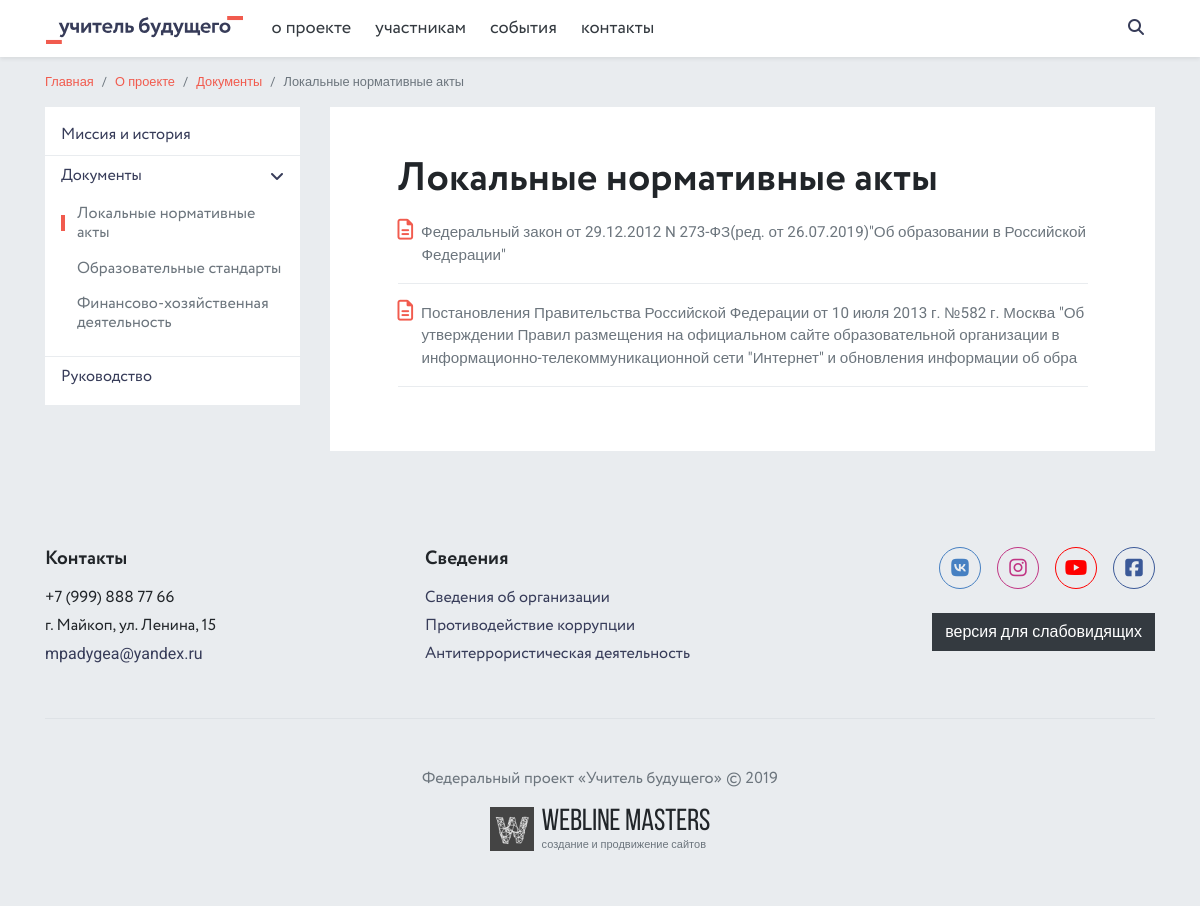
The page /documents/lokalnye-normativnye-akty/ on the database its author committed.
### documents/models.py (models this page shows, shortened)
class DocumentCategory(SEO):
    title = models.CharField(max_length=250, unique=True, verbose_name='Название')
    is_active = models.BooleanField(default=True, verbose_name='Показывать на сайте')
    slug = models.SlugField(max_length=250, verbose_name='Slug', unique=True)
    def get_absolute_url(self):
        return reverse('document_category', args=[self.slug])
    class Meta:
        verbose_name = 'Категория документов'
        verbose_name_plural = 'Категории документов'

class Document(models.Model):
    category = models.ForeignKey(DocumentCategory, on_delete=models.CASCADE, verbose_name='Категория', related_name='documents')
    name = models.CharField(max_length=500, verbose_name='Название документа', unique=True)
    def get_document_url(self, filename):
        ext = filename.split('.')[-1]
        filename = '{0}.{1}'.format(uuid1(), ext)
        return 'documents/{0}/{1}'.format(self.category.slug, filename)
    document = models.FileField(upload_to=get_document_url, max_length=100, verbose_name='Файл')
    class Meta:
        verbose_name = 'Документ'
        verbose_name_plural = 'Документы'

### documents/views.py (the view)
# urls.py: path('<document_category_slug>/', views.DocumentCategoryView.as_view(), name='document_category'),
class DocumentCategoryView(View):
    def get(self, request, document_category_slug):
        document_category = get_object_or_404(DocumentCategory, slug=document_category_slug, is_active=True)
        document_categories = DocumentCategory.objects.filter(is_active=True)
        context = {
            'document_category': document_category,
            'document_categories': document_categories,
        }
        return render(request, 'documents/document_category.html', context)

### core/context_processors.py (called while the page is built)
def context_info(request):
    phone = Phone.objects.first()
    address = Address.objects.first()
    email = Email.objects.first()
    socials = Social.objects.all()
    main_doc_category = DocumentCategory.objects.filter(is_active=True).first()
    context = {
        'phone': phone,
        'address': address,
        'email': email,
        'socials': socials,
        'main_doc_category': main_doc_category,
    }
    return context

### templates/documents/document_category.html (shortened to what this page needs)
{% extends 'base.html' %}
{% block content %}
<main role="main">
    <div class="container">
        <div class="d-flex flex-column flex-md-row justify-content-between align-items-md-center mb-3 mb-md-0">
            <ol class="breadcrumb small">
                <li class="breadcrumb-item"><a href="{% url 'index' %}">Главная</a></li>
                <li class="breadcrumb-item"><a href="content.html">О проекте</a></li>
                <li class="breadcrumb-item"><a href="{{ main_doc_category.get_absolute_url }}">Документы</a></li>
                <li class="breadcrumb-item active">Локальные нормативные акты</li>
            </ol>
        </div>
        <div class="row">
            <div class="col-lg-3">
                <div class="bg-white py-2 d-none d-lg-block">
                    <ul class="list-unstyled side-menu m-0">
                        <li class="border-bottom font-2"><a href="content.html" class="text-secondary py-2 px-3 d-block">Миссия и история</a></li>
                        <li class="border-bottom font-2 sub"><a href="{{ main_doc_category.get_absolute_url }}" class="text-secondary py-2 px-3 d-block">Документы<i class="fas fa-angle-down"></i></a>
                            <ul class="list-unstyled pb-3 pl-3">
                                {% for item in document_categories %}
                                    <li><a href="{{ item.get_absolute_url }}" class="text-muted py-2 px-3 d-block {% if item == document_category %}active{% endif %}">{{ item.title }}</a></li>
                                {% endfor %}
                            </ul>
                        </li>
                        <li class="border-bottom font-2"><a href="{% url 'employees' %}" class="text-secondary py-2 px-3 d-block">Руководство</a></li>
                    </ul>
                </div>
            </div>
            <div class="col-lg-9">
                <article class="mb-5 bg-white p-4 p-md-5">
                    <h1 class="mt-0">{{ document_category.title }}</h1>
                    <div class="docs narrow">
                        {% for document in document_category.documents.all %}
                        <a href="{{ document.document.url }}" target="_blank" class="pl-4 d-block mb-3 border-bottom pb-3 text-muted"><i class="far fa-file-alt text-primary mr-2 ml-n4"></i>{{ document.name }}</a>
                        {% endfor %}
                    </div>
                </article>
            </div>
        </div>
    </div>
</main>
{% endblock content%}

### rows shown on the page
DocumentCategory: title "Локальные нормативные акты"
DocumentCategory: title "Образовательные стандарты"
DocumentCategory: title "Финансово-хозяйственная деятельность"
Document: name "Федеральный закон от 29.12.2012 N 273-ФЗ(ред. от 26.07.2019)\"Об образовании в Российской Федерации\""
Document: name "Постановления Правительства Российской Федерации от 10 июля 2013 г. №582 г. Москва \"Об утверждении Правил размещения на официальном сайте образовательной организации в информационно-телекоммуникационной сети \"Интернет\" и обновления информации об обра"
